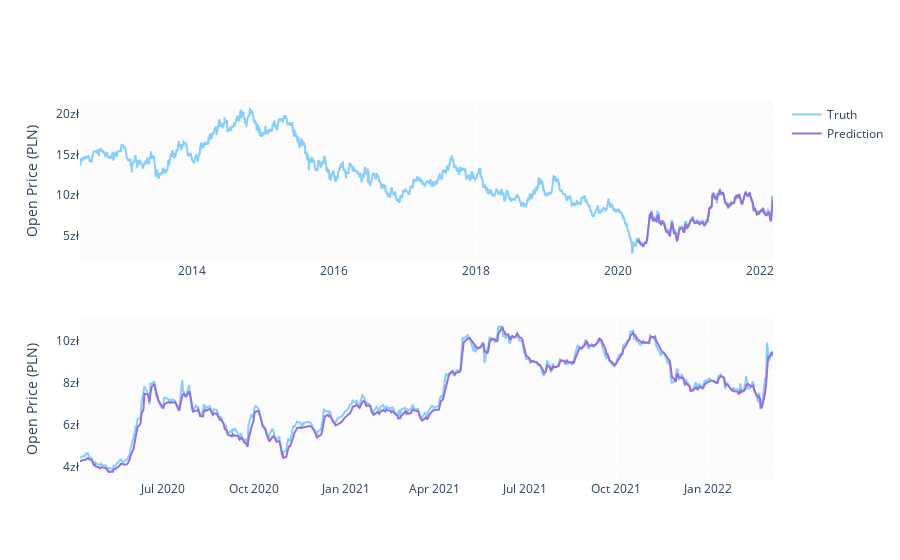

This figure's notebook cell:
### Code cell
predicted_prices = df.loc[test_split_idx+1:].copy()
predicted_prices['Otwarcie'] = y_pred

fig = make_subplots(rows=2, cols=1)
fig.add_trace(go.Scatter(x=df.Data, y=df.Otwarcie,
                        name='Truth',
                        marker_color='LightSkyBlue'), row=1, col=1)

fig.add_trace(go.Scatter(x=predicted_prices.Data,
                        y=predicted_prices.Otwarcie,
                        name='Prediction',
                        marker_color='MediumPurple'), row=1, col=1)

fig.add_trace(go.Scatter(x=predicted_prices.Data,
                        y=y_test,
                        name='Truth',
                        marker_color='LightSkyBlue',
                        showlegend=False), row=2, col=1)

fig.add_trace(go.Scatter(x=predicted_prices.Data,
                        y=predicted_prices.Otwarcie,
                        name='Prediction',
                        marker_color='MediumPurple',
                        showlegend=False), row=2, col=1)
fig.update_yaxes(ticksuffix="zł", title_text='Open Price (PLN)')

fig.show()

### Figure 1 — Plotly figure (JSON) as saved in the notebook; plotly's stock layout.template omitted (floating-point values rounded to 4 significant figures; data arrays with more than 128 entries replaced by an {"elided": "..."} marker saying what was removed)
{"data": [{"marker": {"color": "LightSkyBlue"}, "name": "Truth", "type": "scatter", "x": {"elided": "2445 str values"}, "xaxis": "x", "y": {"elided": "2445 float values"}, "yaxis": "y"}, {"marker": {"color": "MediumPurple"}, "name": "Prediction", "type": "scatter", "x": {"elided": "488 str values"}, "xaxis": "x", "y": {"elided": "488 float values"}, "yaxis": "y"}, {"marker": {"color": "LightSkyBlue"}, "name": "Truth", "showlegend": false, "type": "scatter", "x": {"elided": "488 str values"}, "xaxis": "x2", "y": {"elided": "488 float values"}, "yaxis": "y2"}, {"marker": {"color": "MediumPurple"}, "name": "Prediction", "showlegend": false, "type": "scatter", "x": {"elided": "488 str values"}, "xaxis": "x2", "y": {"elided": "488 float values"}, "yaxis": "y2"}], "layout": {"xaxis": {"anchor": "y", "domain": [0, 1]}, "xaxis2": {"anchor": "y2", "domain": [0, 1]}, "yaxis": {"anchor": "x", "domain": [0.575, 1], "ticksuffix": "zł", "title": {"text": "Open Price (PLN)"}}, "yaxis2": {"anchor": "x2", "domain": [0, 0.425], "ticksuffix": "zł", "title": {"text": "Open Price (PLN)"}}}}
